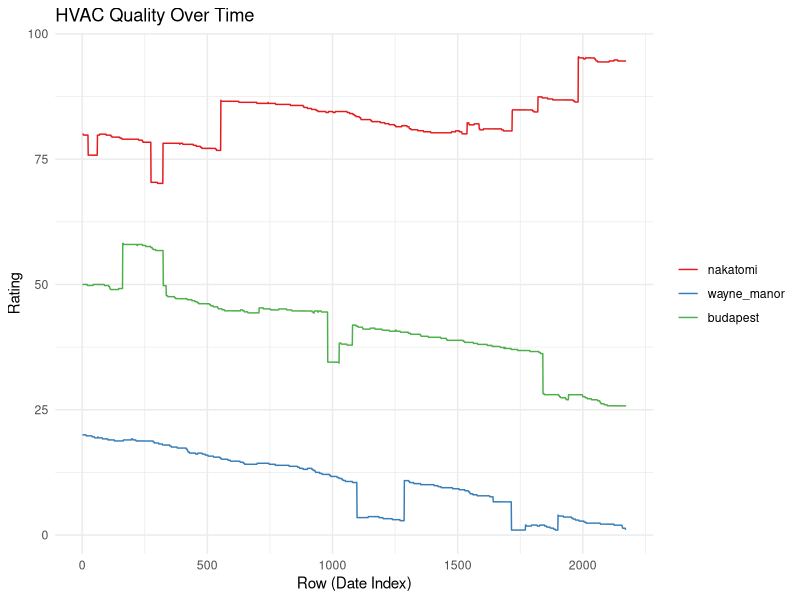
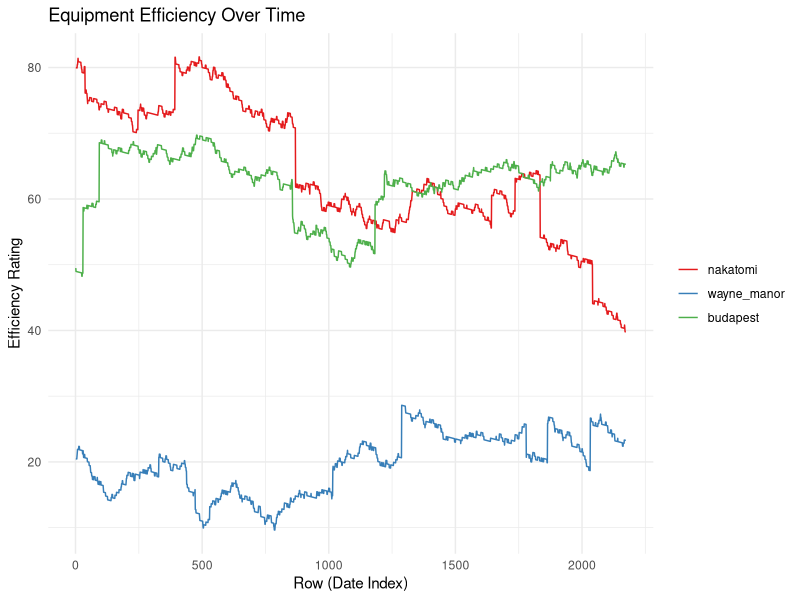

The R source for these figures, in order: (Note: this script raises an error after producing the figures.)
library(tibble)
library(tidyr)
library(lubridate)
library(MASS)
library(ggplot2)
library(GGally)
library(here)
library(reshape2)
library(dplyr)
library(Hmisc)

# Set a seed for reproducibility
set.seed(12923)

#### SETUP, VARIABILITY & UNIQUENESS SETTINGS #####################
# Time period
start_date <- as.Date("2018-01-01")
end_date <- as.Date("2023-12-13")
dates <- seq.Date(start_date, end_date, by = "day")
days <- length(dates)

buildings <- c("nakatomi", "wayne_manor", "budapest")
noise_factor <- .5 # amount of noise to introduce in each var
wind_speed_adjust <- c(nakatomi = 2, wayne_manor = 0, budapest = -2)
# Building-specific temperature adjustments to simulate the 
# bldgs being in different areas of the city
temp_adjust <- c(nakatomi = 3, wayne_manor = 0, budapest = -3)
# no adjust to cloud_cover; it's all the same grey everywhere in Seattle :)
# number of people - in the num_ppl section


bldg_names <- rep(buildings, each = days)
dates_rep <- rep(dates, times = length(buildings))
weekdays <- ifelse(wday(dates_rep, week_start = 1) %in% c(6, 7), 0, 1) # 0 for weekend, 1 for weekday, with Mon being the first day of the week
weekdays_singlebldg <- ifelse(wday(dates, week_start = 1) %in% c(6, 7), 0, 1) # 0 for weekend, 1 for weekday, with Mon being the first day of the week

# Unique ID for each row
ids <- seq_len(days * length(buildings))



#### ENERGY COSTS ###########################
simulate_energy_prices <- function(start_date, end_date) {
  dates <- seq.Date(as.Date(start_date), as.Date(end_date), by = "day")
  current_price <- 0.225 # Initial average price
  
  # Create a matrix to store price data
  price_data <- matrix(nrow = length(dates), ncol = 1)
  
  for (date_idx in 1:length(dates)) {
    # Apply a very small daily change to simulate long-term trends
    yearly_trend <- rnorm(1, mean = 0.00001, sd = 0.001) 
    
    # Simulate daily variation with a tighter range
    daily_change <- rnorm(1, mean = 0, sd = 0.001) 
    
    # Less frequent and significant random events
    if (runif(1) < 0.001) { # Reduced chance for a significant event
      event_change <- rnorm(1, mean = 0, sd = 0.002)
    } else {
      event_change <- 0
    }
    
    # Calculate the new price with tightened constraints
    new_price <- max(0.10, min(0.5, current_price + yearly_trend + daily_change + event_change))
    price_data[date_idx] <- new_price
    
    # Update the current price for the next day
    current_price <- new_price
  }
  
  # Return a data frame of dates and simulated prices
  data.frame(date = dates, price_per_kwh = price_data)
}

# Use the function with the provided start and end dates
temp_prices <- simulate_energy_prices(start_date, end_date)



#### BUILDING FOOTPRINT ##################### 
# (assume units: sq ft) (assuming they remain constant over the time period for simplicity)
# bldg_area <- round(runif(length(buildings), min = 5000, max = 25000)) # if you want to scramble bldg_size each run
bldg_area <- c(21110, 7260, 15200) # nakatomi, wayne_manor, budapest
bldg_area_named <- setNames(bldg_area, c("nakatomi", "wayne_manor", "budapest"))
bldg_area_rep <- rep(bldg_area, each = days)

#### NUMBER OF PEOPLE #####################
# number of people in each building, with reduced occupants on weekends and customized to each building
# num_ppl <- numeric(length = days * length(buildings))
# for (i in 1:(days * length(buildings))) {
#   building_name <- bldg_names[i]
#   if (weekdays[i] == 1) {
#     # Generate more people on weekdays
#     mean_factor <- 300 + mean_factor_weekday[building_name]
#     scale_factor <- 5 + scale_factor_weekday[building_name]
#     sd_factor <- 70 + sd_factor_adjust[building_name]   
#   } else {
#     # Generate fewer people on weekends
#     mean_factor <- 100 + mean_factor_weekend[building_name]
#     scale_factor <- 5 + scale_factor_weekend[building_name]
#     sd_factor <- 30 + sd_factor_adjust[building_name]   
#   }
#   
#   num_ppl[i] <- as.integer(pmax(0, pmin(2000, rgamma(1, shape = 2, scale = scale_factor) + 1 +
#                                           abs(round(rnorm(1, mean = mean_factor, sd = sd_factor), 0)))))
# }
# plot(num_ppl)
# 
# sqft_per_person <- numeric(length = length(num_ppl))
# 
# # Loop through the num_ppl array
# for (i in 1:length(num_ppl)) {
#   if (num_ppl[i] > 0) {
#     sqft_per_person[i] <- bldg_area_rep[i] / num_ppl[i]
#   } else {
#     sqft_per_person[i] <- NA  # Assign NA (or a large number) when there are no people
#   }
# }
# 
# plot(sqft_per_person)  # Plot the square feet per person

mean_factor_weekday <- c(nakatomi = 80, wayne_manor = -150, budapest = -7)
mean_factor_weekend <- c(nakatomi = 170, wayne_manor = 70, budapest = 10)
scale_factor_weekday <- c(nakatomi = 1, wayne_manor = -1, budapest = 1)
scale_factor_weekend <- c(nakatomi = 0, wayne_manor = -1, budapest = 1)
sd_factor_weekday <- c(nakatomi = 10, wayne_manor = -19, budapest = -7)
sd_factor_weekend <- c(nakatomi = 10, wayne_manor = -9, budapest = -7)


generate_num_ppl <- function(building_name, dates, weekdays_singlebldg, mean_factor_weekday, mean_factor_weekend,
                             scale_factor_weekday, scale_factor_weekend, sd_factor_weekday, sd_factor_weekend, bldg_area_named) {
  
  num_ppl_raw <- numeric(length = length(dates))
  sqft_per_person <- numeric(length = length(dates))
  
  for (i in 1:length(dates)) {
    if (weekdays_singlebldg[i] == 1) {  # Weekday
      mean_factor <- 300 + mean_factor_weekday[building_name]
      scale_factor <- 5 + scale_factor_weekday[building_name]
      sd_factor <- 20 + sd_factor_weekday[building_name]
    } else {  # Weekend
      mean_factor <- 70 + mean_factor_weekend[building_name]
      scale_factor <- 5 + scale_factor_weekend[building_name]
      sd_factor <- 10 + sd_factor_weekend[building_name]
    }
    
    num_ppl_raw[i] <- as.integer(pmax(0, pmin(2000, rgamma(1, shape = 2, scale = scale_factor) + 1 +
                                                abs(round(rnorm(1, mean = mean_factor, sd = sd_factor), 0)))))
    
    # Apply capping based on quantiles
#    u_limit <- quantile(uncapped_value, 0.95)  # 95th percentile as upper limit
#    l_limit <- quantile(uncapped_value, 0.05)  # 5th percentile as lower limit
#    num_ppl_raw[i] <- pmin(u_limit, pmax(l_limit, uncapped_value))
    
    sqft_per_person[i] <- if (num_ppl_raw[i] > 0) bldg_area_named[building_name] / num_ppl_raw[i] else NA
  }
  
  building_area <- rep(bldg_area_named[building_name], length(dates))
  
  return(data.frame(date = dates, weekdays = weekdays_singlebldg, bldg_name = building_name, bldg_area = building_area, num_ppl_raw = num_ppl_raw, sqft_per_person = sqft_per_person))
}

overall_ppl <- do.call(rbind, lapply(buildings, function(building_name) {
  generate_num_ppl(building_name, dates, weekdays_singlebldg, mean_factor_weekday, mean_factor_weekend,
                   scale_factor_weekday, scale_factor_weekend, sd_factor_weekday, sd_factor_weekend, bldg_area_named)}))

# check distributions if needed
# overall_ppl %>%
#   filter(bldg_name == "wayne_manor") %>%
#     ggplot(aes(x = date, y = num_ppl_raw, color = factor(weekdays))) + # 1=weekday, 0=weekend
#     geom_point() +  # Scatter plot
#     labs(title = "num people",
#          x = "Date",
#          y = "num people",
#          color = "Day Type") +
#     # scale_color_manual(values = c("blue", "red"),
#     #                    labels = c("Weekend", "Weekday")) +
#     theme_minimal()
# 
# describe(overall_ppl$num_ppl_raw)
#   
# overall_ppl %>%
#   filter(bldg_name == "wayne_manor") %>%
#   ggplot(aes(x = date, y = sqft_per_person, color = factor(weekdays))) +
#   geom_point() +  # Scatter plot
#   labs(title = "sqft_per_person",
#        x = "Date",
#        y = "sqft_per_person",
#        color = "Day Type") +
#   # scale_color_manual(values = c("blue", "red"),
#   #                    labels = c("Weekend", "Weekday")) +
#   theme_minimal()

#### /x/INSULATION QUALITY #####################
#### removing for now
# insulation <- as.integer(pmax(1, pmin(100, ceiling(rgamma(days * length(buildings), shape = 5, scale = 8.5) + 1) +
#                                         abs(round(rnorm(days * length(buildings), mean = 0, sd = noise_factor), 0)))))

#### /x/WINDOWS QUALITY #####################
#### removing for now
# windows <- as.integer(runif(days * length(buildings), min = 1, max = 100))

#### HVAC SYSTEM QUALITY #####################
# Initialize the starting hvac_efficiency for each building
# start_hvac <- sample(40:100, length(buildings), replace = TRUE)
start_hvac <- c(nakatomi = 80, wayne_manor = 20, budapest = 50)

# Create a matrix to hold the efficiency data
hvac_data <- matrix(nrow = days, ncol = length(buildings))
colnames(hvac_data) <- buildings

# Simulate the efficiency rating for each building and each date
for (bldg in seq_along(buildings)) {
  current_hvac <- start_hvac[bldg]
  for (date_idx in 1:length(dates)) {
    # Apply a yearly decline to simulate aging
    yearly_decline <- -.0001 # add a very small daily negative constant to simulate long-term degradation
    # Simulate daily variation
    daily_change <- sample(c(-.20, 0, .20), 1, prob = c(0.045, 0.96, 0.005)) # Mostly no daily change, slightly better chance of small bad change
    # Random events: significant increase or decrease
    if (runif(1) < 0.004) { # 1% chance for a significant event, so roughly 3-4 times a year
      event_change <- sample(-10:10, 1) # equal chance of good or bad change
    } else {
      event_change <- 0
    }
    
    # Calculate the new efficiency
    new_hvac <- max(1, min(100, current_hvac + yearly_decline + daily_change + event_change))
    hvac_data[date_idx, bldg] <- new_hvac
    
    # Update the current efficiency for the next day
    current_hvac <- new_hvac
  }
}

# Reshape the matrix into a long format for plotting
hvac_long <- melt(hvac_data, varnames = c("date_idx", "bldg_name"), value.name = "hvac_efficiency")
hvac_long$date <- dates[hvac_long$date_idx]

hvac_long$date <- as.Date(hvac_long$date)
hvac_long$bldg_name <- as.factor(hvac_long$bldg_name)

ggplot(hvac_long, aes(x = date_idx, y = hvac_efficiency, group = bldg_name, color = bldg_name)) +
  geom_line() +
  theme_minimal() +
  labs(title = "HVAC Quality Over Time",
       x = "Row (Date Index)",
       y = "Rating") +
  scale_color_brewer(palette = "Set1") +
  theme(legend.title = element_blank())

#### AMBIENT TEMPERATURE #####################
# Simulate temp across the year for a place like Seattle.
avg_low_temp <- 37  # Average low in Fahrenheit in winter
avg_high_temp <- 79 # Average high in Fahrenheit in summer
mean_temp <- (avg_low_temp + avg_high_temp) / 2
amplitude <- (avg_high_temp - avg_low_temp) / 2

# Temperature simulation
temp <- numeric(length = days * length(buildings))
for (i in 1:(days * length(buildings))) {
  building_name <- bldg_names[i]
  day_of_year <- as.numeric(format(dates_rep[i], "%j"))
  
  # Adjust mean temperature based on building
  mean_temp_bldg <- mean_temp + temp_adjust[building_name]
  
  # Sine wave for base temperature
  base_temp <- mean_temp_bldg + amplitude * sin(2 * pi * day_of_year / 365 - pi/2)
  
  # Adding random variation
  temp[i] <- as.integer(pmax(0, pmin(110, ceiling(base_temp + rnorm(1, mean = 0, sd = 5)))))
}


#### WIND SPEED #####################
# in mph
avg_wind_speed_low <- 3   # Average low wind speed in mph
avg_wind_speed_high <- 7 # Average high wind speed in mph
mean_wind_speed <- (avg_wind_speed_low + avg_wind_speed_high) / 2
amplitude_wind_speed <- (avg_wind_speed_high - avg_wind_speed_low) / 2

# Building-specific wind speed adjustments down at top in "variability and uniqueness" section

# Assuming 'days', 'bldg_names', and 'dates_rep' are defined as in your temperature simulation
wind_speed <- numeric(length = days * length(buildings))

for (i in 1:(days * length(buildings))) {
  building_name <- bldg_names[i]
  day_of_year <- as.numeric(format(dates_rep[i], "%j"))
  
  # Adjust mean wind speed based on building
  mean_wind_speed_bldg <- mean_wind_speed + wind_speed_adjust[building_name]
  
  # Sine wave for base wind speed + some random noise
  base_wind_speed_mph <- mean_wind_speed_bldg + amplitude_wind_speed * sin(2 * pi * day_of_year / 365 - pi/2) + rnorm(1, mean = 0, sd = 2)
  
  # Adding random variation
  wind_speed[i] <- as.integer(pmax(0, pmin(40, ceiling(base_wind_speed_mph + rnorm(1, mean = 0, sd = 2)))))
}

#### CLOUD COVER #####################
# percentage of cloud cover
avg_clear <- 0
avg_cloudy <- 100
clouds_amplitude <- (avg_cloudy - avg_clear) / 2
clouds_mean <- (avg_clear + avg_cloudy) / 2


# Phase shift to align the sine wave peaks and troughs with the cloudiest and clearest months
# Assuming January (cloudiest) aligns with the peak and August (clearest) with the trough
phase_shift <- pi / 2  # Adjusted based on the month (e.g., -pi/2 if peak is in January)

# Define the clearer and cloudier periods
# day_start_clear <- as.numeric(format(as.Date("2023-06-20"), "%j"))
# day_end_clear <- as.numeric(format(as.Date("2023-10-08"), "%j"))

cloud_cover <- numeric(length = days)

for (i in 1:(days * length(buildings))) {
  building_name <- bldg_names[i]
  day_of_year <- as.numeric(format(dates_rep[i], "%j"))
  
  # # Determine if the day is in the clearer or cloudier part of the year
  # in_clearer_period <- day_of_year >= day_start_clear && day_of_year <= day_end_clear
  # 
  # # Adjust amplitude based on the time of the year
  # adjusted_amplitude <- ifelse(in_clearer_period, amplitude_cloud_cover / 2, amplitude_cloud_cover)
  # 
  # Calculate cloud cover using a sine wave
  cloud_cover[i] <- clouds_mean + clouds_amplitude * sin(2 * pi * day_of_year / 365 + phase_shift)
  
  # Introduce random variation
  random_variation <- rnorm(1, mean = 0, sd = 5)
  cloud_cover[i] <- cloud_cover[i] + random_variation
  
  # Adjustments to ensure cloud cover stays within 0-100%
  cloud_cover[i] <- pmax(0, pmin(100, cloud_cover[i]))
}



#### /x/HVAC TYPE ##################### 
#### removing for now
# fuzzy_hvac_type <- function(insulation, hvac) {
#   probabilities <- c(
#     # Increase the probability of "MasterBlaster" for lower values of insulation and HVAC
#     "MasterBlaster" = pnorm(c(quantile(as.numeric(insulation), 0.85), quantile(as.numeric(hvac), 0.85)), mean = c(20, 20), sd = c(5, 5)),
#     
#     # Increase the probability of "Coolio" for higher values of insulation and HVAC
#     "Coolio" = pnorm(c(quantile(as.numeric(insulation), 0.35), quantile(as.numeric(hvac), 0.35)), mean = c(70, 70), sd = c(5, 5)),
#     
#     "Trane" = 1
#   )
#   
#   # Normalize the probabilities so they sum up to 1
#   probabilities <- probabilities / sum(probabilities)
#   
#   # Remove the percentage values from the names
#   names(probabilities) <- sub("\\.\\d+%$", "", names(probabilities))
#   
#   hvac_types <- names(probabilities)
#   assigned_type <- sample(hvac_types, size = 1, prob = probabilities)
#   
#   return(assigned_type)
# }
# 
# # Assuming hvac_type depends on insulation and hvac
# hvac_type <- sapply(1:(days * length(buildings)), function(i) fuzzy_hvac_type(insulation[i], hvac[i]))

#### EQUIPMENT EFFICIENCY ##################### 
# Initialize the starting efficiency for each building
# start_efficiency <- sample(40:100, length(buildings), replace = TRUE)
start_efficiency <- c(nakatomi = 80, wayne_manor = 20, budapest = 50)

# Create a matrix to hold the efficiency data
efficiency_data <- matrix(nrow = days, ncol = length(buildings))
colnames(efficiency_data) <- buildings

# Simulate the efficiency rating for each building and each date
for (bldg in seq_along(buildings)) {
  current_efficiency <- start_efficiency[bldg]
  for (date_idx in 1:length(dates)) {
    # Apply a yearly decline to simulate aging
    yearly_decline <- -.01 # add a very small daily negative constant to simulate long-term degradation
    # Simulate daily variation
    daily_change <- sample(c(-.5, 0, .5), 1, prob = c(0.1, 0.8, 0.1)) # Mostly no change, equal chance of small good/bad change
    # Random events: significant increase or decrease
    if (runif(1) < 0.005) { # chance for a significant event, so roughly 3-4 times a year
      event_change <- sample(-10:10, 1)
    } else {
      event_change <- 0
    }
    
    # Calculate the new efficiency
    new_efficiency <- max(1, min(100, current_efficiency + yearly_decline + daily_change + event_change))
    efficiency_data[date_idx, bldg] <- new_efficiency
    
    # Update the current efficiency for the next day
    current_efficiency <- new_efficiency
  }
}

# Reshape the matrix into a long format for plotting
efficiency_long <- melt(efficiency_data, varnames = c("date_idx", "bldg_name"), value.name = "equip_efficiency")
efficiency_long$date <- dates[efficiency_long$date_idx]

efficiency_long$date <- as.Date(efficiency_long$date)
efficiency_long$bldg_name <- as.factor(efficiency_long$bldg_name)

ggplot(efficiency_long, aes(x = date_idx, y = equip_efficiency, group = bldg_name, color = bldg_name)) +
  geom_line() +
  theme_minimal() +
  labs(title = "Equipment Efficiency Over Time",
       x = "Row (Date Index)",
       y = "Efficiency Rating") +
  scale_color_brewer(palette = "Set1") +
  theme(legend.title = element_blank())



# Placeholder for total energy use
total <- rep(NA, days * length(buildings))

#### COMBINE VARS INTO TIBBLE #####################
df <- tibble(
  id = ids,
  bldg_name = as.factor(bldg_names),
  bldg_area = as.integer(bldg_area_rep),
  date = as.Date(dates_rep),
  year = as.integer(year(dates_rep)),
  month = month(dates_rep, label=T),
  day = wday(dates_rep, label=T),
  weekday = as.integer(weekdays),
  temp = as.integer(temp),
  wind_speed = as.integer(wind_speed),
  cloud_cover = as.integer(cloud_cover),
  total = total
)

overall_ppl <- overall_ppl[, c("date", "bldg_name", "num_ppl_raw", "sqft_per_person")]
df <- merge(df, overall_ppl, by = c("date", "bldg_name"), all.x = TRUE)

df <- merge(df, efficiency_long[, c("date", "bldg_name", "equip_efficiency")], by = c("date", "bldg_name"))
df <- merge(df, hvac_long[, c("date", "bldg_name", "hvac_efficiency")], by = c("date", "bldg_name"))
df <- merge(df, temp_prices, by = "date")



# ggplot(df, aes(x = date, y = wind_speed, color = bldg_name)) + 
#   geom_line(alpha=.5) +
#   labs(title = "Wind Speed by Building", x = "Date", y = "Wind Speed (mph)") +
#   theme_minimal() +
#   scale_color_brewer(palette = "Set1") # Use a color palette that is distinct and clear
# 
# ggplot(df, aes(x = date, y = cloud_cover)) + 
#   geom_line(alpha=.5) +
#   labs(title = "Cloud cover", x = "Date", y = "cloud cover (%)") +
#   theme_minimal() +
#   scale_color_brewer(palette = "Set1") # Use a color palette that is distinct and clear

# double check HVAC types
# ggplot(df, aes(x = insulation, y = hvac, color = hvac_type)) +
#   geom_point() +
#   labs(title = "Scatterplot of Insulation and HVAC Values",
#        x = "Insulation",
#        y = "HVAC",
#        color = "HVAC Type")


#### LINEAR MODEL PREDICTING TOTAL ENERGY USE #####################
# Generate coefficients for the linear model
coefficients <- c(
  bldg_area = .05,
  sqft_per_person = -.5,
  hvac_efficiency = -2,
  equip_efficiency = -2.2,
  temp = 1.1,
  wind_speed = .05,
  cloud_cover = .05
)

# Simulate the total energy use based on a linear model
df <- df %>%
  mutate(
    total = 
      bldg_area * coefficients["bldg_area"] +
      sqft_per_person * coefficients["sqft_per_person"] +
      hvac_efficiency * coefficients["hvac_efficiency"] +
      equip_efficiency * coefficients["equip_efficiency"] +
      temp * coefficients["temp"] +
      wind_speed * coefficients["wind_speed"] +
      cloud_cover * coefficients["cloud_cover"] +
      abs(rnorm(days, mean = 10, sd = 5))  # Adding some random noise
  )

# fix the col order
df <- df %>%
  select(
    date, price_per_kwh, bldg_name, id, bldg_area, year, month, day, weekday, num_ppl_raw,
    sqft_per_person, temp, wind_speed, cloud_cover, equip_efficiency,
    hvac_efficiency, total
  )

#### FINAL CHECKS #####################
# Create an index vector for variable order
# var_order <- c("bldg_area", "num_ppl_raw", "sqft_per_person", "equip_efficiency", 
#                "hvac_efficiency", "temp", "wind_speed", 
#                "cloud_cover", "total")
# col_indices <- match(var_order, names(df))

# Display parallel coordinates plot grouped by "hvac_type"
# ggparcoord(data = df,
#            columns = col_indices,
#            alphaLines = 0.1,
#            groupColumn = "bldg_name") + 
#   scale_color_manual(values = c("nakatomi" = "#20639b", "wayne_manor" = "grey", "budapest" = "grey"))
# 
# ggparcoord(data = df,
#            columns = col_indices,
#            alphaLines = 0.1,
#            groupColumn = "bldg_name") + 
#   scale_color_manual(values = c("nakatomi" = "grey", "wayne_manor" = "#20639b", "budapest" = "grey"))
# 
# ggparcoord(data = df,
#            columns = col_indices,
#            alphaLines = 0.1,
#            groupColumn = "bldg_name") + 
#   scale_color_manual(values = c("nakatomi" = "grey", "wayne_manor" = "grey", "budapest" = "#20639b"))


# 
# bldg <- "nakatomi"
# df %>% 
#   filter(bldg_name == bldg) %>% 
#   ggplot(aes(x = date, y = total)) +
#   geom_point() +
#   labs(title = paste("Total Energy Usage for", bldg, "Building"),
#        x = "Date",
#        y = "Total Energy Usage")
# 
# bldg <- "wayne_manor"
# df %>% 
#   filter(bldg_name == bldg) %>% 
#   ggplot(aes(x = date, y = total)) +
#   geom_point() +
#   labs(title = paste("Total Energy Usage for", bldg, "Building"),
#        x = "Date",
#        y = "Total Energy Usage")
# 
# bldg <- "budapest"
# df %>% 
#   filter(bldg_name == bldg) %>% 
#   ggplot(aes(x = date, y = total)) +
#   geom_point() +
#   labs(title = paste("Total Energy Usage for", bldg, "Building"),
#        x = "Date",
#        y = "Total Energy Usage")


# df %>%
#   # Filter for "nakatomi" building
#   filter(bldg_name == "budapest" & year(date) == 2019 & month(date)==2) %>%
#   # Keep date for plotting, exclude other non-numeric and specific columns
#   dplyr::select(date, num_ppl) %>%
#   # Gather numeric variables for scaling
#   pivot_longer(cols = -date, names_to = "variable", values_to = "value") %>%
#   # Scale numeric variables
#   group_by(variable) %>%
#   #  mutate(scaled_value = scale(value)) %>%
#   ungroup() %>%
#   # Plot
#   ggplot(aes(x = date, y = value, color = variable)) +
#   geom_line() +
#   labs(title = "Scaled Variables Over Time for Nakatomi Building",
#        x = "Date", y = "Value") +
#   theme_minimal() +
#   scale_color_viridis_d() +
#   theme(legend.position = "bottom")


#### WRITE FILE #####################
write.csv(df, here("data", "df_timeseries_orig.csv"), row.names = F)
